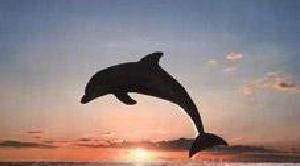
#> input picture 02-image-processing-operations/assets/image_0003.jpg, 300 x 166 px
$ python morphological_ops.py --image ../assets/image_0003.jpg
#> lines starting #> are read from the running program, lines starting #| are printed output that depends on the picture
# USAGE
# python morphological_ops.py --image pyimagesearch_logo.png

# import the necessary packages
import argparse
import cv2

# construct the argument parser and parse the arguments
ap = argparse.ArgumentParser()
ap.add_argument("-i", "--image", default="assets/pyimagesearch_logo.png",
                help="path to input image")
args = vars(ap.parse_args())

# load the image, convert it to grayscale, and display it to our
# screen
image = cv2.imread(args["image"])
#> image is the input picture: shape (166, 300, 3); mean B, G, R 131.6, 132.1, 148.2
gray = cv2.cvtColor(image, cv2.COLOR_BGR2GRAY)
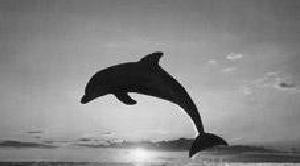
#> gray: shape (166, 300); min 1, max 252, mean 136.9
cv2.imshow("Original", image)
cv2.waitKey(0)

# apply a series of erosions
for i in range(0, 3):
    eroded = cv2.erode(gray.copy(), None, iterations=i + 1)
    cv2.imshow("Eroded {} times".format(i + 1), eroded)
    cv2.waitKey(0)
#> this loop made 3 passes
#> pass 1, `eroded = cv2.erode(gray.copy(), None, iterations=i + 1)`:
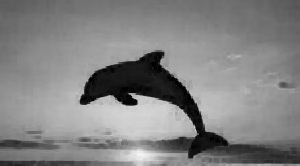
#> eroded: shape (166, 300); min 1, max 244, mean 130

# close all windows to cleanup the screen
cv2.destroyAllWindows()
cv2.imshow("Original", image)
cv2.waitKey(0)

# apply a series of dilations
for i in range(0, 3):
    dilated = cv2.dilate(gray.copy(), None, iterations=i + 1)
    cv2.imshow("Dilated {} times".format(i + 1), dilated)
    cv2.waitKey(0)
#> this loop made 3 passes
#> pass 3, `dilated = cv2.dilate(gray.copy(), None, iterations=i + 1)`:
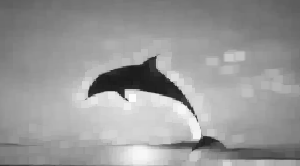
#> dilated: shape (166, 300); min 26, max 252, mean 152.9

# close all windows to cleanup the screen, then initialize a list of
# of kernels sizes that will be applied to the image
cv2.destroyAllWindows()
cv2.imshow("Original", image)
cv2.waitKey(0)
kernelSizes = [(3, 3), (5, 5), (7, 7)]

# loop over the kernels sizes
for kernelSize in kernelSizes:
    # construct a rectangular kernel from the current size and then
    # apply an "opening" operation
    kernel = cv2.getStructuringElement(cv2.MORPH_RECT, kernelSize)
    opening = cv2.morphologyEx(gray, cv2.MORPH_OPEN, kernel)
    cv2.imshow("Opening: ({}, {})".format(
        kernelSize[0], kernelSize[1]), opening)
    cv2.waitKey(0)
#> this loop made 3 passes
#> kernel on pass 1: [[1, 1, 1], [1, 1, 1], [1, 1, 1]]
#> pass 2, `opening = cv2.morphologyEx(gray, cv2.MORPH_OPEN, kernel)`:
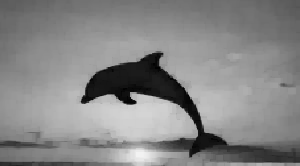
#> opening: shape (166, 300); min 1, max 242, mean 134

# close all windows to cleanup the screen
cv2.destroyAllWindows()
cv2.imshow("Original", image)
cv2.waitKey(0)

# loop over the kernels sizes again
for kernelSize in kernelSizes:
    # construct a rectangular kernel form the current size, but this
    # time apply a "closing" operation
    kernel = cv2.getStructuringElement(cv2.MORPH_RECT, kernelSize)
    closing = cv2.morphologyEx(gray, cv2.MORPH_CLOSE, kernel)
    cv2.imshow("Closing: ({}, {})".format(
        kernelSize[0], kernelSize[1]), closing)
    cv2.waitKey(0)
#> this loop made 3 passes
#> pass 2, `closing = cv2.morphologyEx(gray, cv2.MORPH_CLOSE, kernel)`:
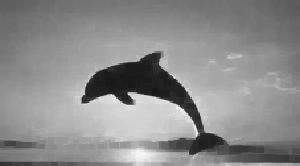
#> closing: shape (166, 300); min 24, max 252, mean 139.8

# close all windows to cleanup the screen
cv2.destroyAllWindows()
cv2.imshow("Original", image)
cv2.waitKey(0)

# loop over the kernels a final time
for kernelSize in kernelSizes:
    # construct a rectangular kernel and apply a "morphological
    # gradient" operation to the image
    kernel = cv2.getStructuringElement(cv2.MORPH_RECT, kernelSize)
    gradient = cv2.morphologyEx(gray, cv2.MORPH_GRADIENT, kernel)
    cv2.imshow("Gradient: ({}, {})".format(
        kernelSize[0], kernelSize[1]), gradient)
    cv2.waitKey(0)
#> this loop made 3 passes
#> pass 1, `gradient = cv2.morphologyEx(gray, cv2.MORPH_GRADIENT, kernel)`:
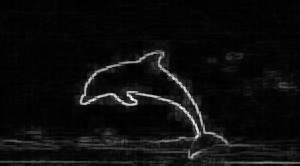
#> gradient: shape (166, 300); min 0, max 245, mean 13.6
#> pass 3, `gradient = cv2.morphologyEx(gray, cv2.MORPH_GRADIENT, kernel)`:
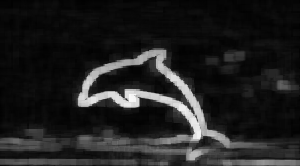
#> gradient: shape (166, 300); min 1, max 248, mean 32.3

$ run again, on 02-image-processing-operations/assets/image_0030.jpg
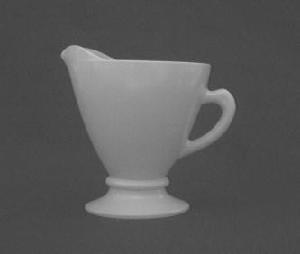
#> input picture 02-image-processing-operations/assets/image_0030.jpg, 300 x 254 px
#> image is the input picture: shape (254, 300, 3); min 62, max 199, mean 89.6
#> the loop `for i in range(0, 3):` made 3 passes
#> pass 2, `dilated = cv2.dilate(gray.copy(), None, iterations=i + 1)`:
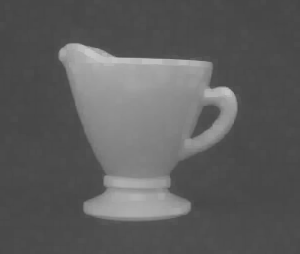
#> dilated: shape (254, 300); min 70, max 199, mean 93.2
#> the loop `for kernelSize in kernelSizes: # construct a rectangular kernel from t..` made 3 passes
#> kernel on pass 1: [[1, 1, 1], [1, 1, 1], [1, 1, 1]]
#> the loop `for kernelSize in kernelSizes: # construct a rectangular kernel form t..` made 3 passes
#> the loop `for kernelSize in kernelSizes: # construct a rectangular kernel and ap..` made 3 passes
#> pass 3, `gradient = cv2.morphologyEx(gray, cv2.MORPH_GRADIENT, kernel)`:
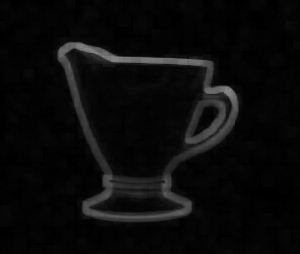
#> gradient: shape (254, 300); min 0, max 130, mean 10.2

$ run again, on 02-image-processing-operations/assets/bricks.png
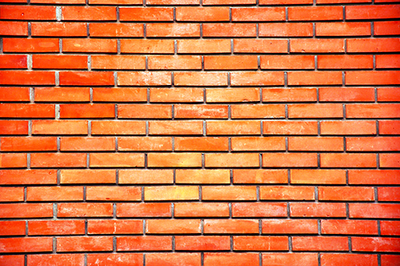
#> input picture 02-image-processing-operations/assets/bricks.png, 400 x 266 px
#> image is the input picture: shape (266, 400, 3); mean B, G, R 66.4, 117, 216.7
#> the loop `for kernelSize in kernelSizes: # construct a rectangular kernel from t..` made 3 passes
#> kernel on pass 1: [[1, 1, 1], [1, 1, 1], [1, 1, 1]]
#> the loop `for kernelSize in kernelSizes: # construct a rectangular kernel form t..` made 3 passes
#> the loop `for kernelSize in kernelSizes: # construct a rectangular kernel and ap..` made 3 passes
#> pass 3, `gradient = cv2.morphologyEx(gray, cv2.MORPH_GRADIENT, kernel)`:
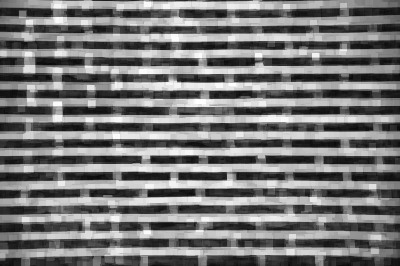
#> gradient: shape (266, 400); min 8, max 254, mean 120.5
